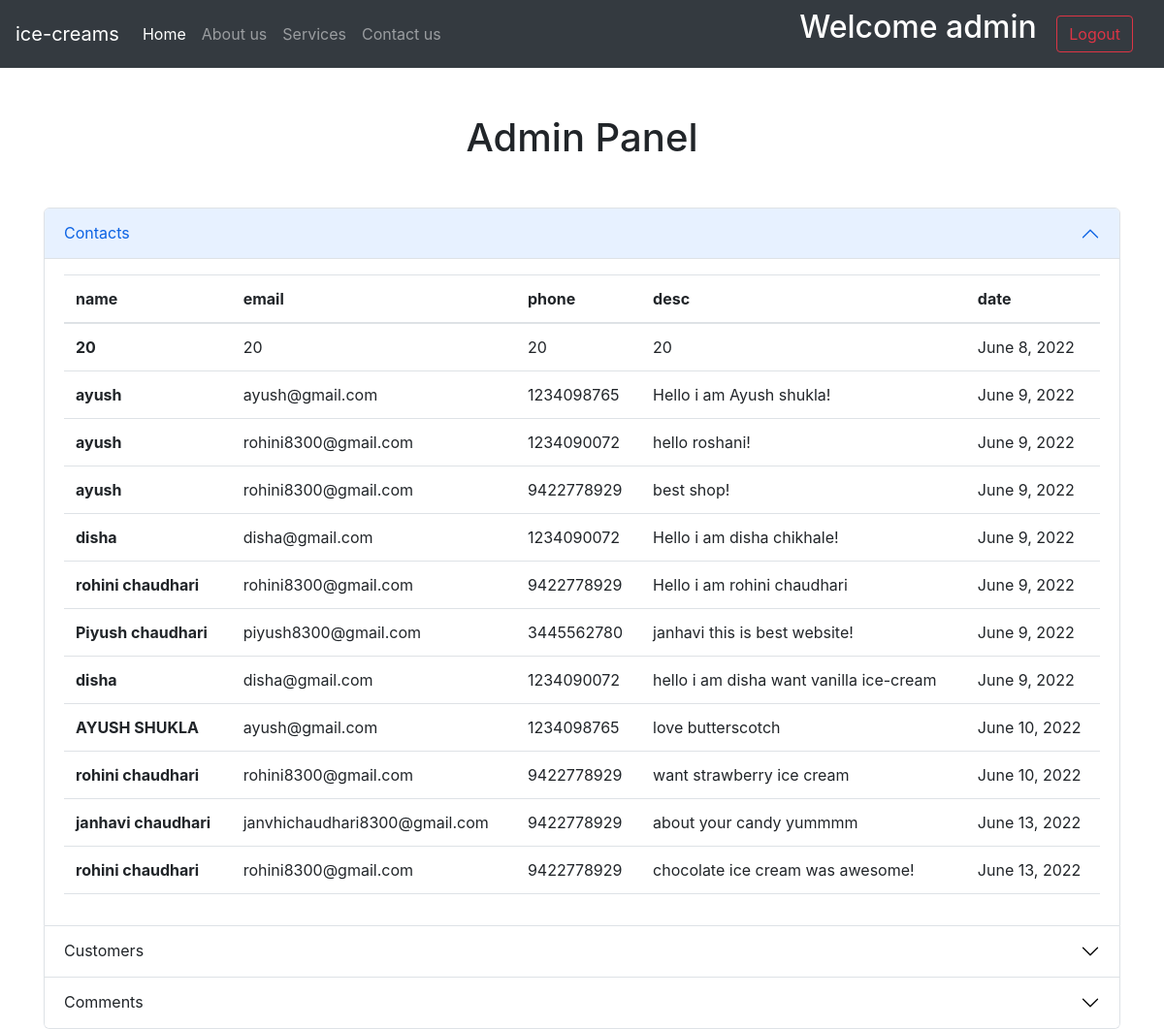
Page /adminpage (signed in) on the committed database.
### home/models.py (models this page shows)
class Contact(models.Model):
    name =models.CharField(max_length=20,default=20 )
    email =models.CharField(max_length=202,default=20)
    phone =models.CharField(max_length=20,default=20)
    desc =models.TextField(max_length=200,default=20)
    date =models.DateField()

### home/views.py (the view)
# urls.py: path('adminpage',views.admin,name='adminpage')
def admin(request):
    user1=user.objects.all()
    cont=Contact.objects.all()
    com=comments.objects.all()
    return render(request,'admin.html',{'login':request.session['loggin'],'name':request.session['name'],'user':user1,'contact':cont,'com':com})

### templates/admin.html (shortened to what this page needs)
{% extends 'base.html' %}
{% block body %}
<h1 class='text-center m-5'>Admin Panel</h1>
<div class='container'>
    <div class="accordion" id="accordionExample">
        <div class="accordion-item">
          <h2 class="accordion-header" id="headingOne">
            <button class="accordion-button" type="button" data-bs-toggle="collapse" data-bs-target="#collapseOne" aria-expanded="true" aria-controls="collapseOne">
              Contacts
            </button>
          </h2>
          <div id="collapseOne" class="accordion-collapse collapse show" aria-labelledby="headingOne" data-bs-parent="#accordionExample">
            <div class="accordion-body">
                <table class="table">
                    <thead>
                      <tr>
                        <th scope="col">name</th>
                        <th scope="col">email</th>
                        <th scope="col">phone</th>
                        <th scope="col">desc</th>
                        <th scope="col">date</th>
                      </tr>
                    </thead>
                    <tbody>
                      {% for item in contact %}
                      <tr>
                        <th scope="row">{{item.name}}</th>
                        <td>{{item.email}}</td>
                        <td>{{item.phone}}</td>
                        <td>{{item.desc}}</td>
                        <td>{{item.date}}</td>
                      </tr>
                      {% endfor %}
                    </tbody>
                  </table>
            </div>
          </div>
        </div>
        <div class="accordion-item">
          <h2 class="accordion-header" id="headingTwo">
            <button class="accordion-button collapsed" type="button" data-bs-toggle="collapse" data-bs-target="#collapseTwo" aria-expanded="false" aria-controls="collapseTwo">
              Customers
            </button>
          </h2>
        </div>
        <div class="accordion-item">
          <h2 class="accordion-header" id="headingThree">
            <button class="accordion-button collapsed" type="button" data-bs-toggle="collapse" data-bs-target="#collapseThree" aria-expanded="false" aria-controls="collapseThree">
              Comments
            </button>
          </h2>
        </div>
      </div>
</div>
{% endblock body %}

### templates/base.html (shortened to what this page needs)
<!doctype html>
{% load bootstrap_icons %}
<html lang="en">
    <head>
        <link href="https://cdn.jsdelivr.net/npm/bootstrap@5.2.0-beta1/dist/css/bootstrap.min.css"
              rel="stylesheet"
>
        <link rel="stylesheet"
              href="https://cdn.jsdelivr.net/npm/bootstrap@4.1.3/dist/css/bootstrap.min.css"
>
    </head>
    <body>
        <nav class="navbar navbar-expand-lg navbar-dark bg-dark">
            <a class="navbar-brand" href="#">ice-creams</a>
            <div class="collapse navbar-collapse" id="navbarSupportedContent">
                <ul class="navbar-nav mr-auto">
                    <li class="nav-item active">
                        <a class="nav-link" href="/">{% bs_icon 'house' size='1.5em' %}Home <span class="sr-only">(current)</span></a>
                    </li>
                    <li class="nav-item ">
                        <a class="nav-link" href="/about">{% bs_icon 'book' size='1.5em' %}About us</a>
                    </li>
                    <li class="nav-item ">
                        <a class="nav-link " href="/services">{% bs_icon 'terminal' size='1.5em' %}Services</a>
                    </li>
                    <li class="nav-item">
                        <a class="nav-link" href="/contact">{% bs_icon 'person-video' size='1.5em' %}Contact us</a>
                    </li>
                </ul>
                {% if login %}
                    <div class='my-2 my-lg-0 d-inline '>
                        <h2 class='d-inline ' style='color:white'>Welcome {{ name }}</h2>
                        <form action='logout' class='d-inline' method='post'>
                            <button type="submit" class="btn btn-outline-danger mx-3 my-2">{% bs_icon 'box-arrow-right' size='1.5em' %}Logout</button>
                        </form>
                    </div>
                {% endif %}
            </div>
        </nav>
        {% block body %}
        {% endblock body %}
    </body>
</html>

### rows in the picture
Contact: name "20", email "20", phone "20", desc "20", date "June 8, 2022"
Contact: name "ayush", email "ayush@gmail.com", phone "1234098765", desc "Hello i am Ayush shukla!", date "June 9, 2022"
Contact: name "ayush", email "rohini8300@gmail.com", phone "1234090072", desc "hello roshani!", date "June 9, 2022"
Contact: name "ayush", email "rohini8300@gmail.com", phone "9422778929", desc "best shop!", date "June 9, 2022"
Contact: name "disha", email "disha@gmail.com", phone "1234090072", desc "Hello i am disha chikhale!", date "June 9, 2022"
Contact: name "rohini chaudhari", email "rohini8300@gmail.com", phone "9422778929", desc "Hello i am rohini chaudhari", date "June 9, 2022"
Contact: name "Piyush chaudhari", email "piyush8300@gmail.com", phone "3445562780", desc "janhavi this is best website!", date "June 9, 2022"
Contact: name "disha", email "disha@gmail.com", phone "1234090072", desc "hello i am disha want vanilla ice-cream", date "June 9, 2022"
Contact: name "AYUSH SHUKLA", email "ayush@gmail.com", phone "1234098765", desc "love butterscotch", date "June 10, 2022"
Contact: name "rohini chaudhari", email "rohini8300@gmail.com", phone "9422778929", desc "want strawberry ice cream", date "June 10, 2022"
Contact: name "janhavi chaudhari", email "janvhichaudhari8300@gmail.com", phone "9422778929", desc "about your candy yummmm", date "June 13, 2022"
Contact: name "rohini chaudhari", email "rohini8300@gmail.com", phone "9422778929", desc "chocolate ice cream was awesome!", date "June 13, 2022"

### other values in the picture
{{ name }} "admin"
